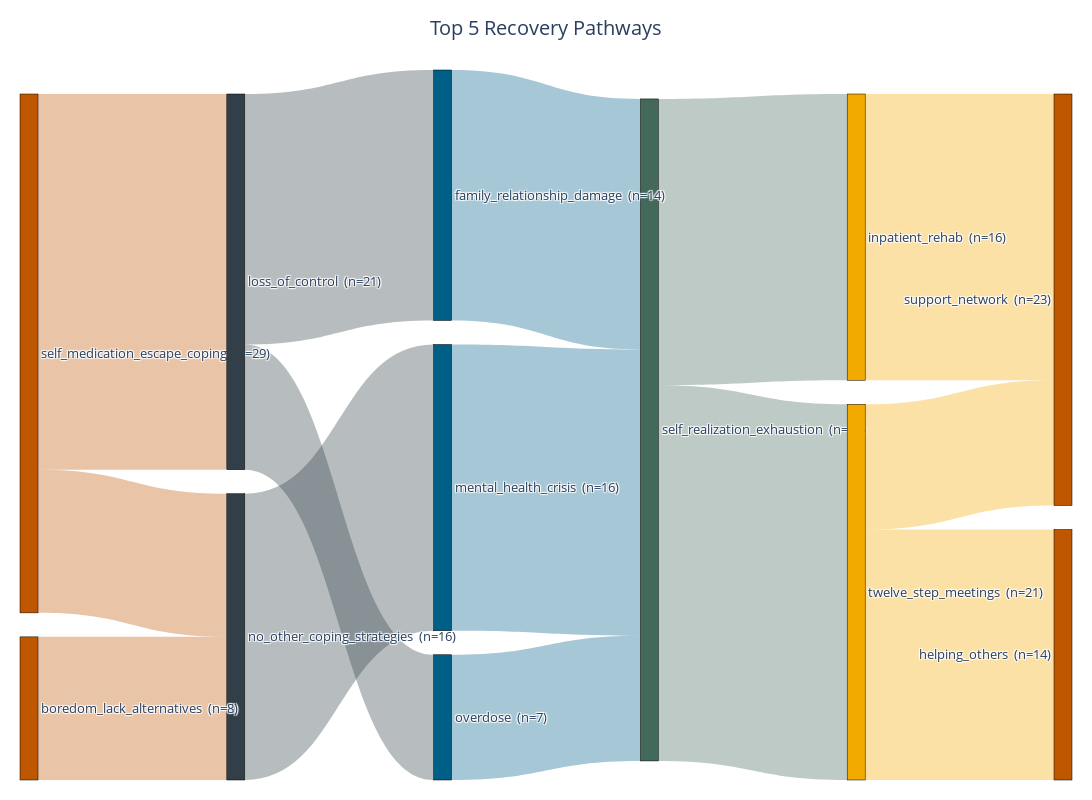

Notebook code cell kept with this figure:
### Code cell
#PLOTTING THE TOP 5 PATHWAYS

import plotly.graph_objects as go
from collections import defaultdict, Counter

stages = ['first_use','escalation','rock_bottom','turning_point','treatment','maintenance']
stage_colors = {
    'first_use':      '#BF5700',
    'escalation':     '#333F48',
    'rock_bottom':    '#005F86',
    'turning_point':  '#43695B',
    'treatment':      '#F2A900',
    'maintenance':    '#BF5700',
}

# ---------- nodes & links ----------
nodes, labels, colors = {}, [], []
def node_id(stage_idx, val):
    key = (stage_idx, val)
    if key not in nodes:
        nodes[key] = len(nodes)
        labels.append(val)  # only value name
        colors.append(stage_colors[stages[stage_idx]])
    return nodes[key]

# aggregate counts across your top_5_paths
link_counts = defaultdict(int)
for path, count in top_5_paths:
    for i in range(len(stages)-1):
        a = node_id(i,   path[i])
        b = node_id(i+1, path[i+1])
        link_counts[(a,b)] += count

# compute node totals (sum of incident links) for display
node_out = Counter()  # sum of outgoing counts
node_in  = Counter()  # sum of incoming counts
for (a,b), v in link_counts.items():
    node_out[a] += v
    node_in[b]  += v

# build link arrays + customdata = % of source flow
sources, targets, values, customdata, hoverlabels = [], [], [], [], []
for (a,b), v in link_counts.items():
    sources.append(a)
    targets.append(b)
    values.append(v)
    denom = node_out[a] if node_out[a] else 1
    customdata.append(v / denom)  # % of source going along this link
    hoverlabels.append(f"{labels[a]} → {labels[b]}")

# append totals to node labels (as “(n=…)”)
node_labels_with_n = []
for i, lab in enumerate(labels):
    n_total = max(node_out[i], node_in[i])  # whichever is non-zero at that stage
    suffix = f"  (n={n_total})" if n_total else ""
    node_labels_with_n.append(lab + suffix)

# color links by source node color with translucency
link_colors = []
for s in sources:
    c = colors[s]
    # convert hex to rgba with alpha
    if c.startswith('#'):
        r = int(c[1:3], 16); g = int(c[3:5], 16); b = int(c[5:7], 16)
        link_colors.append(f"rgba({r},{g},{b},0.35)")
    else:
        link_colors.append("rgba(170,170,170,0.35)")

fig = go.Figure(data=[go.Sankey(
    arrangement="snap",
    valueformat=".0f",
    node=dict(
        pad=24,
        thickness=18,
        line=dict(color="black", width=0.5),
        label=node_labels_with_n,
        color=colors
    ),
    link=dict(
        source=sources,
        target=targets,
        value=values,
        color=link_colors,
        customdata=customdata,
        hovertemplate=(
            "<b>%{label}</b><br>"          # source → target
            "Count: <b>%{value}</b><br>"
            "Share of source: <b>%{customdata:.0%}</b>"
            "<extra></extra>"
        ),
        label=hoverlabels  # used by %{label} in hovertemplate
    )
)])

fig.update_layout(
    title=dict(
        text="Top 5 Recovery Pathways",
        x=0.5, xanchor="center", font=dict(size=20)
    ),
    font=dict(size=13),
    height=800, width=1600,
    margin=dict(l=20, r=20, t=70, b=20),
    paper_bgcolor="white",
)

fig.show()

### Figure 1 — Plotly figure (JSON) as saved in the notebook; plotly's stock layout.template omitted (floating-point values rounded to 4 significant figures)
{"data": [{"arrangement": "snap", "link": {"color": ["rgba(191,87,0,0.35)", "rgba(51,63,72,0.35)", "rgba(0,95,134,0.35)", "rgba(67,105,91,0.35)", "rgba(242,169,0,0.35)", "rgba(191,87,0,0.35)", "rgba(191,87,0,0.35)", "rgba(51,63,72,0.35)", "rgba(0,95,134,0.35)", "rgba(67,105,91,0.35)", "rgba(242,169,0,0.35)", "rgba(242,169,0,0.35)", "rgba(51,63,72,0.35)", "rgba(0,95,134,0.35)"], "customdata": [0.2759, 1, 1, 0.4324, 1, 1, 0.7241, 0.6667, 1, 0.5676, 0.6667, 0.3333, 0.3333, 1], "hovertemplate": "<b>%{label}</b><br>Count: <b>%{value}</b><br>Share of source: <b>%{customdata:.0%}</b><extra></extra>", "label": ["self_medication_escape_coping → no_other_coping_strategies", "no_other_coping_strategies → mental_health_crisis", "mental_health_crisis → self_realization_exhaustion", "self_realization_exhaustion → inpatient_rehab", "inpatient_rehab → support_network", "boredom_lack_alternatives → no_other_coping_strategies", "self_medication_escape_coping → loss_of_control", "loss_of_control → family_relationship_damage", "family_relationship_damage → self_realization_exhaustion", "self_realization_exhaustion → twelve_step_meetings", "twelve_step_meetings → helping_others", "twelve_step_meetings → support_network", "loss_of_control → overdose", "overdose → self_realization_exhaustion"], "source": [0, 1, 2, 3, 4, 6, 0, 7, 8, 3, 9, 9, 7, 11], "target": [1, 2, 3, 4, 5, 1, 7, 8, 3, 9, 10, 5, 11, 3], "value": [8, 16, 16, 16, 16, 8, 21, 14, 14, 21, 14, 7, 7, 7]}, "node": {"color": ["#BF5700", "#333F48", "#005F86", "#43695B", "#F2A900", "#BF5700", "#BF5700", "#333F48", "#005F86", "#F2A900", "#BF5700", "#005F86"], "label": ["self_medication_escape_coping  (n=29)", "no_other_coping_strategies  (n=16)", "mental_health_crisis  (n=16)", "self_realization_exhaustion  (n=37)", "inpatient_rehab  (n=16)", "support_network  (n=23)", "boredom_lack_alternatives  (n=8)", "loss_of_control  (n=21)", "family_relationship_damage  (n=14)", "twelve_step_meetings  (n=21)", "helping_others  (n=14)", "overdose  (n=7)"], "line": {"color": "black", "width": 0.5}, "pad": 24, "thickness": 18}, "type": "sankey", "valueformat": ".0f"}], "layout": {"font": {"size": 13}, "height": 800, "margin": {"b": 20, "l": 20, "r": 20, "t": 70}, "paper_bgcolor": "white", "title": {"font": {"size": 20}, "text": "Top 5 Recovery Pathways", "x": 0.5, "xanchor": "center"}, "width": 1600}}
